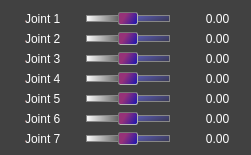
   <widget class="QWidget" name="leftTab">
    <property name="styleSheet">
     <string notr="true">font: 10pt &quot;Times New Roman&quot;;
background: rgba(65,65,65,255);
color: qlineargradient(spread:pad, x1:0, y1:0, x2:1, y2:0, stop:0 rgba(255, 135, 130, 255), stop:1 rgba(255, 255, 255, 255));</string>
    </property>
    <attribute name="title">
     <string>L</string>
    </attribute>
    <layout class="QGridLayout" name="gridLayout_8">
     <property name="leftMargin">
      <number>25</number>
     </property>
     <property name="bottomMargin">
      <number>9</number>
     </property>
     <property name="horizontalSpacing">
      <number>25</number>
     </property>
     <property name="verticalSpacing">
      <number>5</number>
     </property>
     <item row="6" column="0">
      <widget class="QLabel" name="lJointLabel7">
       <property name="text">
        <string>Joint 7</string>
       </property>
      </widget>
     </item>
     <item row="3" column="1">
      <widget class="QSlider" name="lJointSlider4">
       <property name="styleSheet">
        <string notr="true">QSlider::groove:horizontal {
    border: 1px solid rgb(135,135,135);
    height: 5px;
    background: qlineargradient(x1:0, y1:0.8, x2:1, y2:1, stop:0 rgb(120,120,255), stop:1 rgb(55,55,80));
    margin: 2px 0px;
}

QSlider::handle:horizontal {
    background: qlineargradient(x1:0.2, y1:0.7, x2:1, y2:1, stop:0 rgb(150,50,120), stop:1 rgb(20,20,180));
    border: 0.5px solid rgb(120,120,120);
	border-right: 1px solid rgb(180,180,180);
	border-bottom: 1px solid rgb(180,180,180);
    width: 18px;
    margin: -4px 0; /* handle is placed by default on the contents rect of the groove. Expand outside the groove */
    border-radius: 2px;
}
QSlider::sub-page:horizontal {
	border: 1px solid rgb(135,135,135);
    height: 5px;
	margin: 2px 0;
    background: qlineargradient(x1:1, y1:0, x2:0, y2:0, stop:0 rgb(50,50,50), stop:1 rgb(255,255,255));
}

</string>
       </property>
       <property name="maximum">
        <number>100</number>
       </property>
       <property name="value">
        <number>50</number>
       </property>
       <property name="orientation">
        <enum>Qt::Horizontal</enum>
       </property>
      </widget>
     </item>
     <item row="6" column="1">
      <widget class="QSlider" name="lJointSlider7">
       <property name="styleSheet">
        <string notr="true">QSlider::groove:horizontal {
    border: 1px solid rgb(135,135,135);
    height: 5px;
    background: qlineargradient(x1:0, y1:0.8, x2:1, y2:1, stop:0 rgb(120,120,255), stop:1 rgb(55,55,80));
    margin: 2px 0px;
	
}

QSlider::handle:horizontal {
    background: qlineargradient(x1:0.2, y1:0.7, x2:1, y2:1, stop:0 rgb(150,50,120), stop:1 rgb(20,20,180));
    border: 0.5px solid rgb(120,120,120);
	border-right: 1px solid rgb(180,180,180);
	border-bottom: 1px solid rgb(180,180,180);
    width: 18px;
    margin: -4px 0; /* handle is placed by default on the contents rect of the groove. Expand outside the groove */
    border-radius: 2px;
}
QSlider::sub-page:horizontal {
	border: 1px solid rgb(135,135,135);
    height: 5px;
	margin: 2px 0;
    background: qlineargradient(x1:1, y1:0, x2:0, y2:0, stop:0 rgb(50,50,50), stop:1 rgb(255,255,255));
}

</string>
       </property>
       <property name="maximum">
        <number>100</number>
       </property>
       <property name="value">
        <number>50</number>
       </property>
       <property name="orientation">
        <enum>Qt::Horizontal</enum>
       </property>
      </widget>
     </item>
     <item row="4" column="1">
      <widget class="QSlider" name="lJointSlider5">
       <property name="styleSheet">
        <string notr="true">QSlider::groove:horizontal {
    border: 1px solid rgb(135,135,135);
    height: 5px;
    background: qlineargradient(x1:0, y1:0.8, x2:1, y2:1, stop:0 rgb(120,120,255), stop:1 rgb(55,55,80));
    margin: 2px 0px;
	
}

QSlider::handle:horizontal {
    background: qlineargradient(x1:0.2, y1:0.7, x2:1, y2:1, stop:0 rgb(150,50,120), stop:1 rgb(20,20,180));
    border: 0.5px solid rgb(120,120,120);
	border-right: 1px solid rgb(180,180,180);
	border-bottom: 1px solid rgb(180,180,180);
    width: 18px;
    margin: -4px 0; /* handle is placed by default on the contents rect of the groove. Expand outside the groove */
    border-radius: 2px;
}
QSlider::sub-page:horizontal {
	border: 1px solid rgb(135,135,135);
    height: 5px;
	margin: 2px 0;
    background: qlineargradient(x1:1, y1:0, x2:0, y2:0, stop:0 rgb(50,50,50), stop:1 rgb(255,255,255));
}

</string>
       </property>
       <property name="maximum">
        <number>100</number>
       </property>
       <property name="value">
        <number>50</number>
       </property>
       <property name="orientation">
        <enum>Qt::Horizontal</enum>
       </property>
      </widget>
     </item>
     <item row="0" column="0">
      <widget class="QLabel" name="lJointLabel1">
       <property name="text">
        <string>Joint 1</string>
       </property>
      </widget>
     </item>
     <item row="2" column="0">
      <widget class="QLabel" name="lJointLabel3">
       <property name="text">
        <string>Joint 3</string>
       </property>
      </widget>
     </item>
     <item row="1" column="1">
      <widget class="QSlider" name="lJointSlider2">
       <property name="styleSheet">
        <string notr="true">QSlider::groove:horizontal {
    border: 1px solid rgb(135,135,135);
    height: 5px;
    background: qlineargradient(x1:0, y1:0.8, x2:1, y2:1, stop:0 rgb(120,120,255), stop:1 rgb(55,55,80));
    margin: 2px 0px;
}

QSlider::handle:horizontal {
    background: qlineargradient(x1:0.2, y1:0.7, x2:1, y2:1, stop:0 rgb(150,50,120), stop:1 rgb(20,20,180));
    border: 0.5px solid rgb(120,120,120);
	border-right: 1px solid rgb(180,180,180);
	border-bottom: 1px solid rgb(180,180,180);
    width: 18px;
    margin: -4px 0; /* handle is placed by default on the contents rect of the groove. Expand outside the groove */
    border-radius: 2px;
}
QSlider::sub-page:horizontal {
	border: 1px solid rgb(135,135,135);
    height: 5px;
	margin: 2px 0;
    background: qlineargradient(x1:1, y1:0, x2:0, y2:0, stop:0 rgb(50,50,50), stop:1 rgb(255,255,255));
}

</string>
       </property>
       <property name="maximum">
        <number>100</number>
       </property>
       <property name="value">
        <number>50</number>
       </property>
       <property name="orientation">
        <enum>Qt::Horizontal</enum>
       </property>
      </widget>
     </item>
     <item row="3" column="0">
      <widget class="QLabel" name="lJointLabel4">
       <property name="text">
        <string>Joint 4</string>
       </property>
      </widget>
     </item>
     <item row="5" column="0">
      <widget class="QLabel" name="lJointLabel6">
       <property name="text">
        <string>Joint 6</string>
       </property>
      </widget>
     </item>
     <item row="1" column="0">
      <widget class="QLabel" name="lJointLabel2">
       <property name="text">
        <string>Joint 2</string>
       </property>
      </widget>
     </item>
     <item row="2" column="1">
      <widget class="QSlider" name="lJointSlider3">
       <property name="styleSheet">
        <string notr="true">QSlider::groove:horizontal {
    border: 1px solid rgb(135,135,135);
    height: 5px;
    background: qlineargradient(x1:0, y1:0.8, x2:1, y2:1, stop:0 rgb(120,120,255), stop:1 rgb(55,55,80));
    margin: 2px 0px;
}

QSlider::handle:horizontal {
    background: qlineargradient(x1:0.2, y1:0.7, x2:1, y2:1, stop:0 rgb(150,50,120), stop:1 rgb(20,20,180));
    border: 0.5px solid rgb(120,120,120);
	border-right: 1px solid rgb(180,180,180);
	border-bottom: 1px solid rgb(180,180,180);
    width: 18px;
    margin: -4px 0; /* handle is placed by default on the contents rect of the groove. Expand outside the groove */
    border-radius: 2px;
}
QSlider::sub-page:horizontal {
	border: 1px solid rgb(135,135,135);
    height: 5px;
	margin: 2px 0;
    background: qlineargradient(x1:1, y1:0, x2:0, y2:0, stop:0 rgb(50,50,50), stop:1 rgb(255,255,255));
}

</string>
       </property>
       <property name="maximum">
        <number>100</number>
       </property>
       <property name="value">
        <number>50</number>
       </property>
       <property name="orientation">
        <enum>Qt::Horizontal</enum>
       </property>
      </widget>
     </item>
     <item row="4" column="0">
      <widget class="QLabel" name="lJointLabel5">
       <property name="text">
        <string>Joint 5</string>
       </property>
      </widget>
     </item>
     <item row="0" column="1">
      <widget class="QSlider" name="lJointSlider1">
       <property name="styleSheet">
        <string notr="true">QSlider::groove:horizontal {
    border: 1px solid rgb(135,135,135);
    height: 5px;
    background: qlineargradient(x1:0, y1:0.8, x2:1, y2:1, stop:0 rgb(120,120,255), stop:1 rgb(55,55,80));
    margin: 2px 0px;
}

QSlider::handle:horizontal {
    background: qlineargradient(x1:0.2, y1:0.7, x2:1, y2:1, stop:0 rgb(150,50,120), stop:1 rgb(20,20,180));
    border: 0.5px solid rgb(120,120,120);
	border-right: 1px solid rgb(180,180,180);
	border-bottom: 1px solid rgb(180,180,180);
    width: 18px;
    margin: -4px 0; /* handle is placed by default on the contents rect of the groove. Expand outside the groove */
    border-radius: 2px;
}
QSlider::sub-page:horizontal {
	border: 1px solid rgb(135,135,135);
    height: 5px;
	margin: 2px 0;
    background: qlineargradient(x1:1, y1:0, x2:0, y2:0, stop:0 rgb(50,50,50), stop:1 rgb(255,255,255));
}

</string>
       </property>
       <property name="maximum">
        <number>100</number>
       </property>
       <property name="value">
        <number>50</number>
       </property>
       <property name="orientation">
        <enum>Qt::Horizontal</enum>
       </property>
       <property name="tickPosition">
        <enum>QSlider::NoTicks</enum>
       </property>
      </widget>
     </item>
     <item row="5" column="1">
      <widget class="QSlider" name="lJointSlider6">
       <property name="styleSheet">
        <string notr="true">QSlider::groove:horizontal {
    border: 1px solid rgb(135,135,135);
    height: 5px;
    background: qlineargradient(x1:0, y1:0.8, x2:1, y2:1, stop:0 rgb(120,120,255), stop:1 rgb(55,55,80));
    margin: 2px 0px;
	
}

QSlider::handle:horizontal {
    background: qlineargradient(x1:0.2, y1:0.7, x2:1, y2:1, stop:0 rgb(150,50,120), stop:1 rgb(20,20,180));
    border: 0.5px solid rgb(120,120,120);
	border-right: 1px solid rgb(180,180,180);
	border-bottom: 1px solid rgb(180,180,180);
    width: 18px;
    margin: -4px 0; /* handle is placed by default on the contents rect of the groove. Expand outside the groove */
    border-radius: 2px;
}
QSlider::sub-page:horizontal {
	border: 1px solid rgb(135,135,135);
    height: 5px;
	margin: 2px 0;
    background: qlineargradient(x1:1, y1:0, x2:0, y2:0, stop:0 rgb(50,50,50), stop:1 rgb(255,255,255));
}

</string>
       </property>
       <property name="maximum">
        <number>100</number>
       </property>
       <property name="value">
        <number>50</number>
       </property>
       <property name="orientation">
        <enum>Qt::Horizontal</enum>
       </property>
      </widget>
     </item>
     <item row="0" column="2">
      <widget class="QLabel" name="lJointVal1">
       <property name="minimumSize">
        <size>
         <width>45</width>
         <height>0</height>
        </size>
       </property>
       <property name="text">
        <string>0.00</string>
       </property>
       <property name="alignment">
        <set>Qt::AlignCenter</set>
       </property>
      </widget>
     </item>
     <item row="1" column="2">
      <widget class="QLabel" name="lJointVal2">
       <property name="minimumSize">
        <size>
         <width>45</width>
         <height>0</height>
        </size>
       </property>
       <property name="text">
        <string>0.00</string>
       </property>
       <property name="alignment">
        <set>Qt::AlignCenter</set>
       </property>
      </widget>
     </item>
     <item row="2" column="2">
      <widget class="QLabel" name="lJointVal3">
       <property name="minimumSize">
        <size>
         <width>45</width>
         <height>0</height>
        </size>
       </property>
       <property name="text">
        <string>0.00</string>
       </property>
       <property name="alignment">
        <set>Qt::AlignCenter</set>
       </property>
      </widget>
     </item>
     <item row="3" column="2">
      <widget class="QLabel" name="lJointVal4">
       <property name="minimumSize">
        <size>
         <width>45</width>
         <height>0</height>
        </size>
       </property>
       <property name="text">
        <string>0.00</string>
       </property>
       <property name="alignment">
        <set>Qt::AlignCenter</set>
       </property>
      </widget>
     </item>
     <item row="4" column="2">
      <widget class="QLabel" name="lJointVal5">
       <property name="minimumSize">
        <size>
         <width>45</width>
         <height>0</height>
        </size>
       </property>
       <property name="text">
        <string>0.00</string>
       </property>
       <property name="alignment">
        <set>Qt::AlignCenter</set>
       </property>
      </widget>
     </item>
     <item row="5" column="2">
      <widget class="QLabel" name="lJointVal6">
       <property name="minimumSize">
        <size>
         <width>45</width>
         <height>0</height>
        </size>
       </property>
       <property name="text">
        <string>0.00</string>
       </property>
       <property name="alignment">
        <set>Qt::AlignCenter</set>
       </property>
      </widget>
     </item>
     <item row="6" column="2">
      <widget class="QLabel" name="lJointVal7">
       <property name="minimumSize">
        <size>
         <width>45</width>
         <height>0</height>
        </size>
       </property>
       <property name="text">
        <string>0.00</string>
       </property>
       <property name="alignment">
        <set>Qt::AlignCenter</set>
       </property>
      </widget>
     </item>
    </layout>
   </widget>
